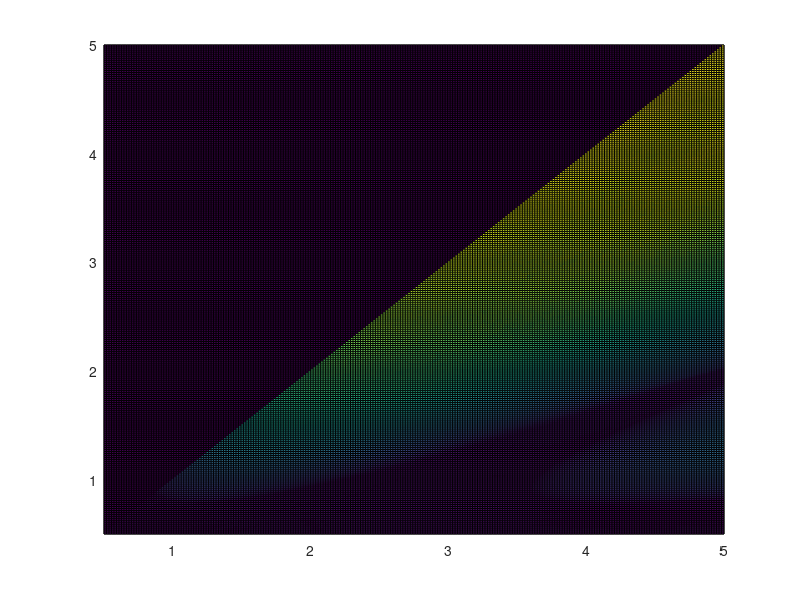

The MATLAB source for this figure: (Note: this script raises an error after producing the figure.)
clear all
close all

load('2d_paramsweep.mat');

figure('position',[0,0,500,500]);
pppp=pcolor(X,Y, fftsmix);
pppp.LineStyle='none';

ytickvals = yticks;
yyaxis right
ylim([0.5 5])
yticks(ytickvals)
xlabel('\tau_1')
ylabel('\tau_2','Rotation',0)
colormap(flipud(viridis_white))

colorbar('westoutside')
pbaspect([4,4,1]);

hold on;
load('boundary_sweepvals.mat')


dist_thresh=1;
%scatter(scatter_all(1,:),scatter_all(3,:));
rng(2);

lines=connect_points(scatter_all, dist_thresh);
hold on;

for l = 1:length(lines)
    linel = lines{l};
    pts_on_line = scatter_all(:,linel);
    pts_on_line(:,pts_on_line(3,:)>pts_on_line(1,:))=[];
    plot(pts_on_line(1,:),pts_on_line(3,:),'color','red');
end
% hopf aroun tau1=.861 for these params
tau1hopf = .861;
xline(tau1hopf,'color','red')
yline(tau1hopf,'color','red')

scatter(3,1);

set(gca,'LineWidth',1.5)
set(gcf,'Renderer','painters')